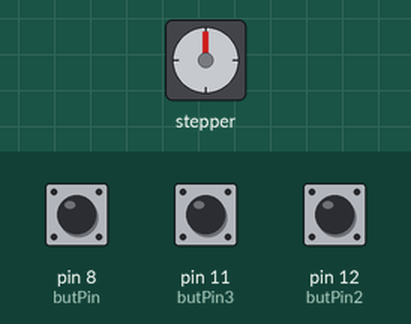
A sketch run on a simulated Arduino Uno, built with avr-gcc and run on an emulated ATmega328P. Parts: stepper motor. The inputs (shaded band) are chosen by the test bench; at power-on: pin 8 (butPin) HIGH, pin 11 (butPin3) HIGH, pin 12 (butPin2) HIGH. Stepper angles assume 2038 steps per turn.

Above: at 1.2 s.
1.3 s: pin 8 (butPin) pulled LOW for 0.15 s
At 3.4 s:
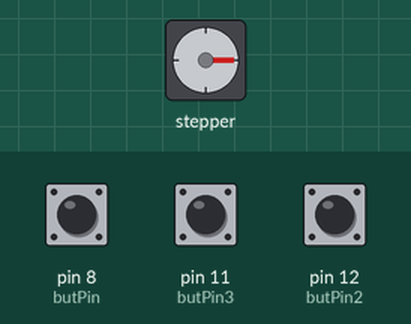
3.9 s: pin 11 (butPin3) pulled LOW for 0.15 s
At 6.7 s:
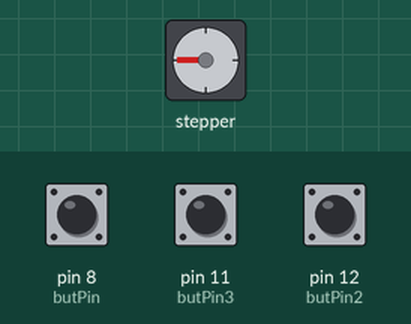
7.0 s: pin 12 (butPin2) pulled LOW for 0.15 s
At 7.69 s:
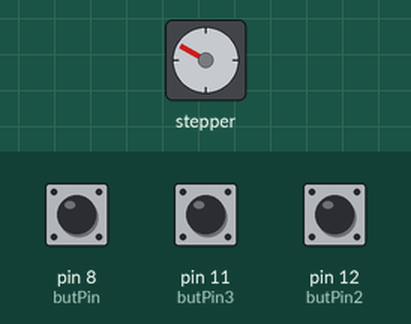
10.0 s: pin 8 (butPin) pulled LOW for 1 s
At 13.2 s:
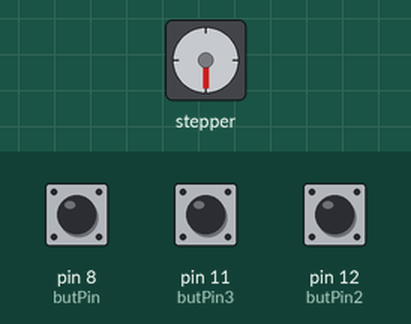
13.5 s: pin 11 (butPin3) pulled LOW for 1 s
At 15.02 s:
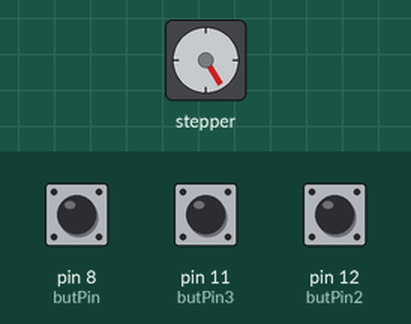
17.5 s: pin 11 (butPin3) pulled LOW for 0.15 s
At 17.82 s:
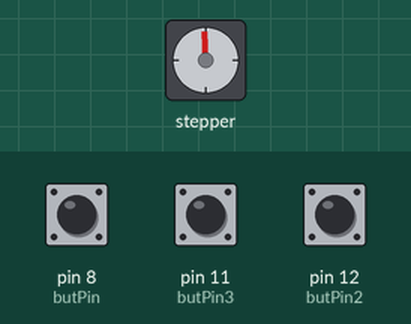
Timing chart, 0 to 21.2 s (numbered marks = the images above; inputs shaded):
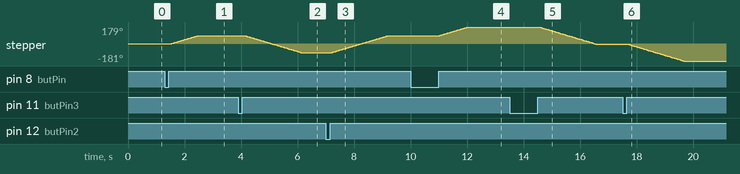

The sketch:

stepped_motor_switch_HW.ino
```cpp
#include <Stepper.h>
int STEPS = 2038;
int rpm = 15;
Stepper stepper(STEPS, 9, 5, 6, 7);  // pin 3->IN1, 6->IN2, 5->IN3, 7->IN4
int butPin = 8;
int butVal = 1;
int butValOld = 1;

int butPin2 = 12;
int butVal2 = 1;
int butValOld2 = 1;

int butPin3 = 11;
int butVal3 = 1;
int butValOld3 = 1;


void setup() {
  // put your setup code here, to run once:
  pinMode(butPin, INPUT_PULLUP);
  pinMode(butPin2, INPUT_PULLUP);
  pinMode(butPin3, INPUT_PULLUP);
}

void loop() {
  // put your main code here, to run repeatedly:
  butVal = digitalRead(butPin);
  butVal2 = digitalRead(butPin2);
  butVal3 = digitalRead(butPin3);
  if (butValOld == 0 && butVal == 1) {
    stepper.setSpeed(rpm);
    stepper.step(STEPS / 4);
    // delay(1000);
    // stepper.setSpeed(rpm);
    // stepper.step(-STEPS);
  }
  butValOld = butVal;

  if (butValOld2 == 0 && butVal2 == 1) {
    stepper.setSpeed(rpm);
    stepper.step(STEPS / 2);
    // delay(1000);
    // stepper.setSpeed(rpm);
    // stepper.step(-STEPS / 36);
  }
  butValOld2 = butVal2;

  if (butValOld3 == 0 && butVal3 == 1) {
    stepper.setSpeed(rpm);
    stepper.step(-(STEPS / 2));
    // delay(1000);
    // stepper.setSpeed(rpm);
    // stepper.step(-STEPS / 36);
  }
  butValOld3 = butVal3;

  delay(100);
}
```

Measured:
- after the input at 1.3 s, stepper: turns 89° clockwise in 0.99 s, starting after 0.20 s
- after the input at 3.9 s, stepper: turns 180° counter-clockwise in 2.0 s, starting after 0.21 s
- after the input at 7.0 s, stepper: turns 180° clockwise in 2.0 s, starting after 0.22 s
- after the input at 10.0 s, stepper: turns 90° clockwise in 0.99 s, starting after 1.0 s
- after the input at 13.5 s, stepper: turns 180° counter-clockwise in 2.0 s, starting after 1.0 s
- after the input at 17.5 s, stepper: turns 180° counter-clockwise in 2.0 s, starting after 0.16 s
